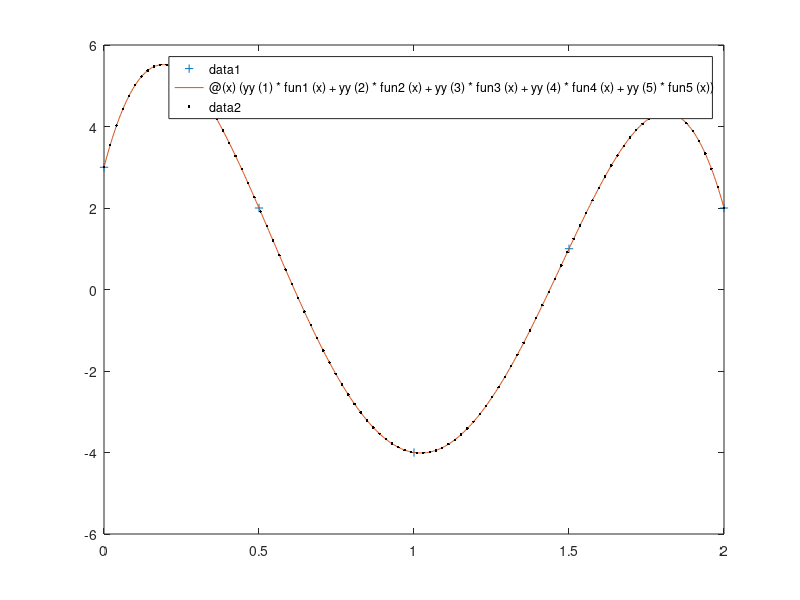

The MATLAB source for this figure:
# ラグランジェの補間多項式を体感する

xx=linspace(0,2,5)

#yy=zeros(1,5)
yy=[3,2,-4,1,2]

hold off
plot(xx,yy,"+")

fun1=@(x)( ( (x-xx(2)).*(x-xx(3)).*(x-xx(4)).*(x-xx(5))) / ((xx(1)-xx(2)).*(xx(1)-xx(3)).*(xx(1)-xx(4)).*(xx(1)-xx(5))));

fun2=@(x)( ( (x-xx(1)).*(x-xx(3)).*(x-xx(4)).*(x-xx(5))) / ((xx(2)-xx(1)).*(xx(2)-xx(3)).*(xx(2)-xx(4)).*(xx(2)-xx(5))));


fun3=@(x)( ( (x-xx(1)).*(x-xx(2)).*(x-xx(4)).*(x-xx(5))) / ((xx(3)-xx(1)).*(xx(3)-xx(2)).*(xx(3)-xx(4)).*(xx(3)-xx(5))));

fun4=@(x)( ( (x-xx(1)).*(x-xx(2)).*(x-xx(3)).*(x-xx(5))) / ((xx(4)-xx(1)).*(xx(4)-xx(2)).*(xx(4)-xx(3)).*(xx(4)-xx(5))));

fun5=@(x)( ( (x-xx(1)).*(x-xx(2)).*(x-xx(3)).*(x-xx(4))) / ((xx(5)-xx(1)).*(xx(5)-xx(2)).*(xx(5)-xx(3)).*(xx(5)-xx(4))));

y1=fun1(xx);
y2=fun2(xx);
y3=fun3(xx);
y4=fun4(xx);
y5=fun5(xx);


# 式 (3.4)のとおりに書いてみる
Hokan = @(x) ( yy(1)*fun1(x) + yy(2)*fun2(x) + yy(3)*fun3(x) + yy(4)*fun4(x) + yy(5)*fun5(x)) 

hold on
fplot(Hokan,[0,2])

# polyfit使ってみる
c=polyfit(xx,yy,4)
z=linspace(xx(1),xx(end),100);
p=polyval(c,z);
plot(z,p, ".k")

